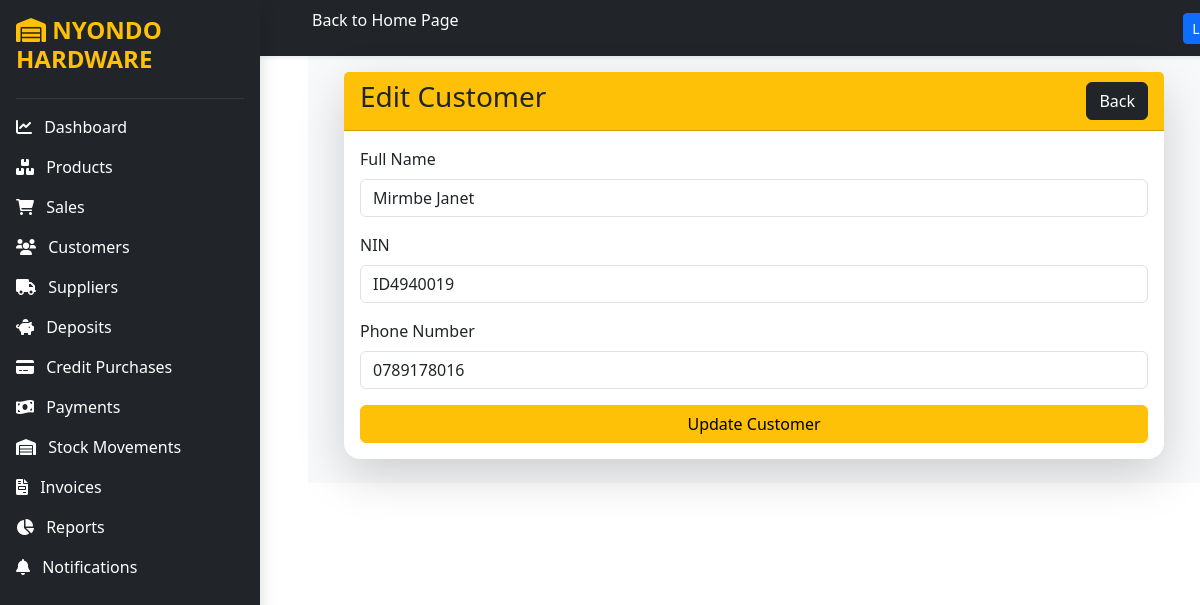
/edit_customer/2/, run on the app's committed database.
### core/models.py (models this page shows, shortened)
class Customer(models.Model):
    full_name = models.CharField(max_length=200,validators=[MinLengthValidator(3)])
    nin = models.CharField(max_length=20,unique=True,validators=[MinLengthValidator(5),nin_validator])
    phone = models.CharField(max_length=15,unique=True,validators=[phone_validator])

### core/views.py (the view, shortened to what this page needs)
# urls.py: path('edit_customer/<int:id>/',views.edit_customer,name='edit_customer'),
def edit_customer(request, id):
    customer = get_object_or_404(Customer,id=id)
    context = {'customer': customer}
    return render(
        request,'edit_customer.html',context)

### core/templates/edit_customer.html (shortened to what this page needs)
{% extends 'base.html' %} {% block content %}
<div class="container mt-5">
  <div class="card shadow-lg border-0 rounded-4">
    <div class="card-header bg-warning">
      <div class="d-flex justify-content-between align-items-center">
        <h3>Edit Customer</h3>
        <a href="{% url 'customers' %}" class="btn btn-dark"> Back </a>
      </div>
    </div>
    <div class="card-body">
      <form method="POST">
        <div class="mb-3">
          <label class="form-label"> Full Name </label>
          <input
            type="text"
            name="full_name"
            value="{{ customer.full_name }}"
            class="form-control"
            required
          />
        </div>
        <div class="mb-3">
          <label class="form-label"> NIN </label>
          <input
            type="text"
            name="nin"
            value="{{ customer.nin }}"
            class="form-control"
            required
          />
        </div>
        <div class="mb-3">
          <label class="form-label"> Phone Number </label>
          <input
            type="text"
            name="phone"
            value="{{ customer.phone }}"
            class="form-control"
            required
          />
        </div>
        <button type="submit" class="btn btn-warning w-100">
          Update Customer
        </button>
      </form>
    </div>
  </div>
</div>
{% endblock %}

### data on the page
Customer: full_name "Mirmbe Janet", nin "ID4940019", phone "0789178016"
